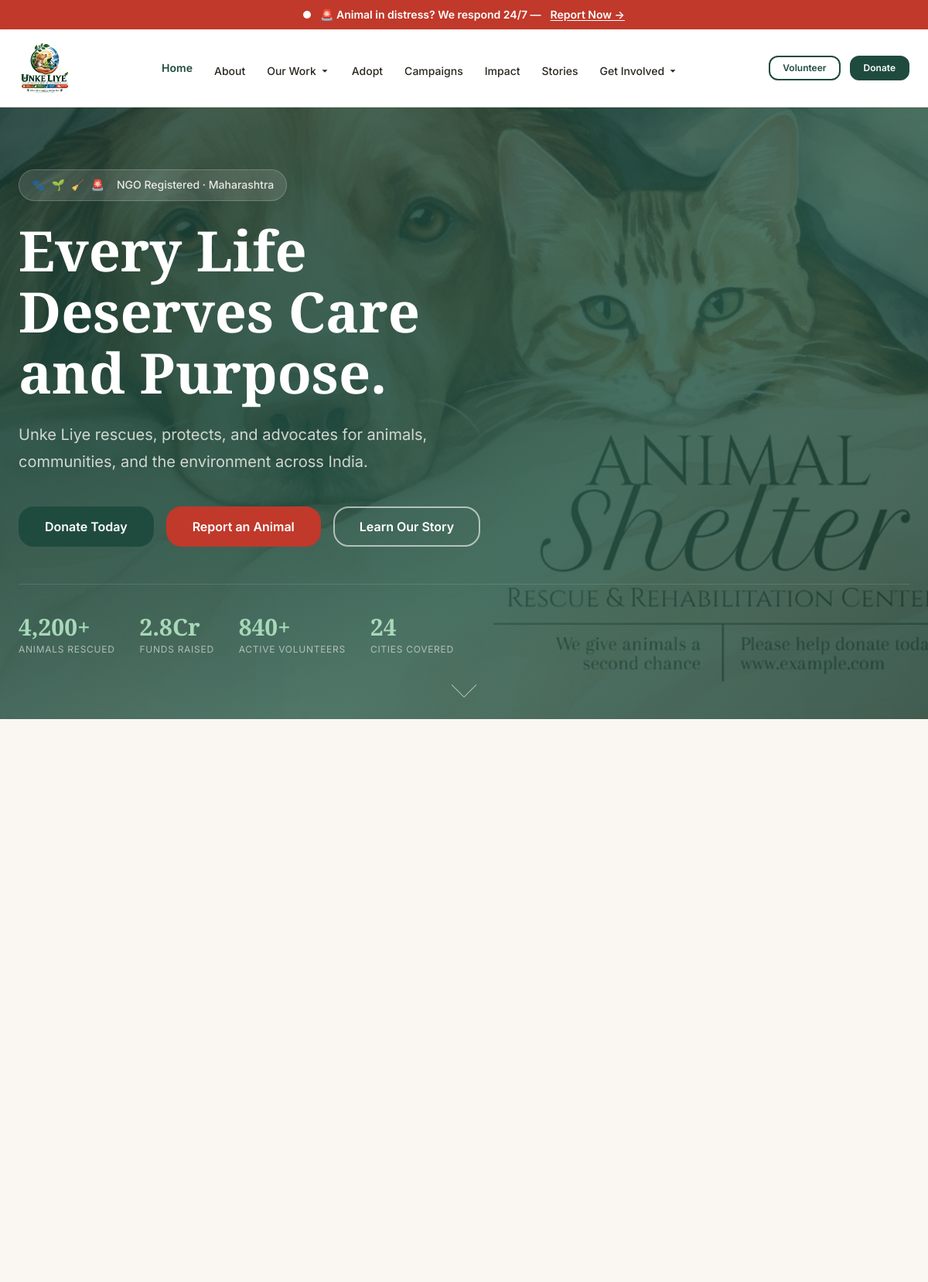
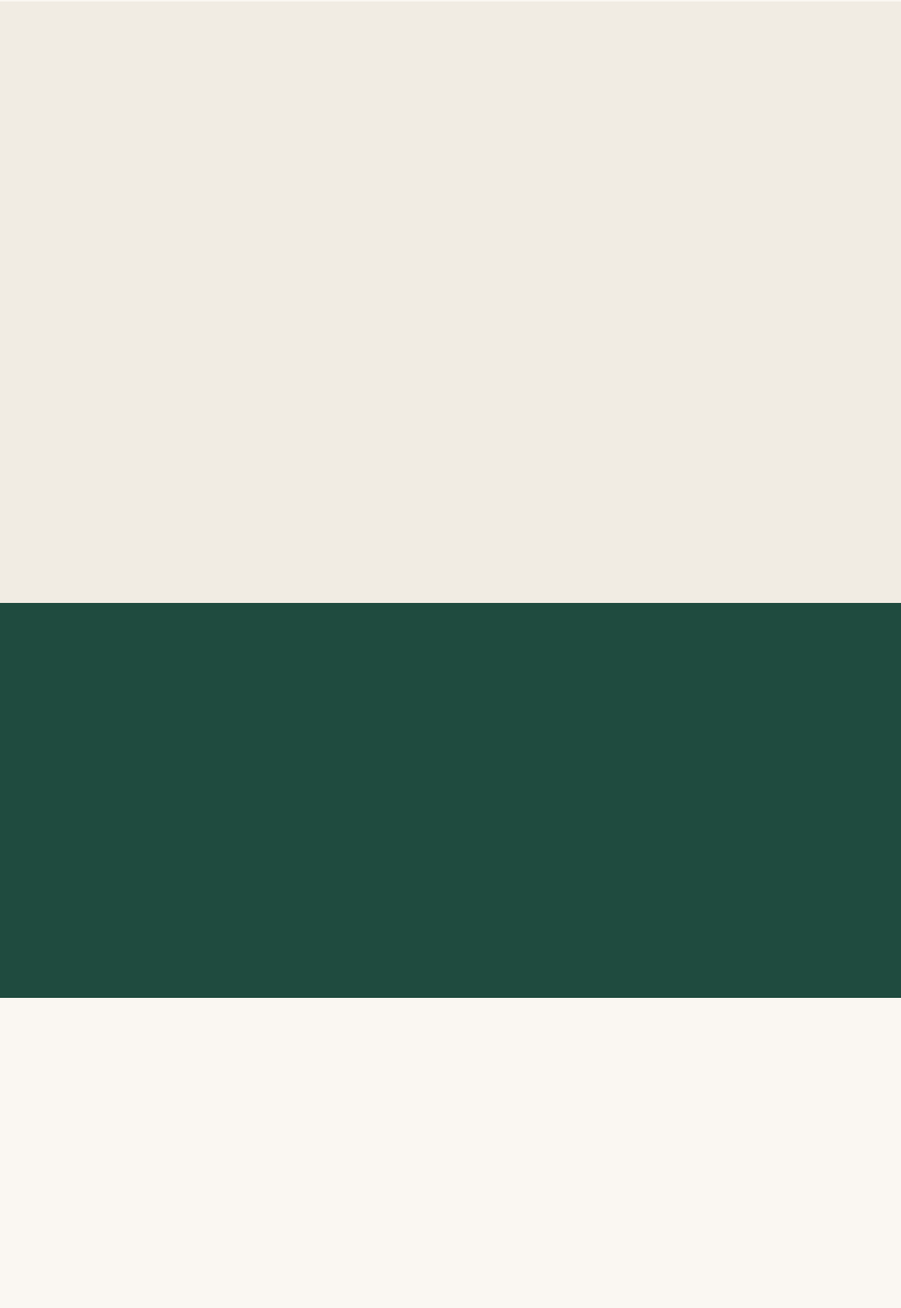
The page / (upper part) on the database its author committed (2 pictures, top to bottom).
### content_managerr/models.py (models this page shows, shortened)
class HomePageContent(models.Model):
    hero_heading = models.CharField(max_length=200, default='Every Life Deserves Care and Purpose.')
    hero_subheading = models.TextField(default='Unke Liye rescues, protects, and advocates for animals, communities, and the environment across India.')
    primary_cta_label = models.CharField(max_length=80, default='Donate Today')
    primary_cta_url = models.CharField(max_length=200, default='/donate')
    secondary_cta_label = models.CharField(max_length=80, default='Report an Animal')
    secondary_cta_url = models.CharField(max_length=200, default='/report-animal')
    stats_visible = models.BooleanField(default=True)
    stat1_number = models.CharField(max_length=40, default='4,200+')
    stat1_label = models.CharField(max_length=80, default='Animals Rescued')
    stat2_number = models.CharField(max_length=40, default='2.8Cr')
    stat2_label = models.CharField(max_length=80, default='Funds Raised')
    stat3_number = models.CharField(max_length=40, default='840+')
    stat3_label = models.CharField(max_length=80, default='Active Volunteers')
    stat4_number = models.CharField(max_length=40, default='24')
    stat4_label = models.CharField(max_length=80, default='Cities Covered')
    featured_campaigns_visible = models.BooleanField(default=True)
    featured_campaigns_heading = models.CharField(max_length=200, default='Campaigns Urgently Needing Support')
    updated_at = models.DateTimeField(auto_now=True)

### public/views.py (the view)
# urls.py: 2. Add a URL to urlpatterns:  path('', views.home, name='home')
def home(request):
    home_banner = Banner.objects.filter(page='home', is_active=True).first()
    homepage_content, _ = HomePageContent.objects.get_or_create(pk=1)
    numbers_data = numbers.objects.first()
    featured_stories = story.objects.filter(status='published').order_by('-created_at')[:3]
    return render(request, "public-temp/index.html", {
        "home_banner": home_banner,
        "homepage_content": homepage_content,
        "numbers_data": numbers_data,
        "featured_stories": featured_stories,
    })

### templates/public-temp/index.html (shortened to what this page needs)
{% load static %}
<!DOCTYPE html>
<html lang="en">
<head>
  <link rel="stylesheet" href="{% static 'public-assets/css/variables.css' %}" />
  <link rel="stylesheet" href="{% static 'public-assets/css/base.css' %}" />
  <link rel="stylesheet" href="{% static 'public-assets/css/components.css' %}" />
  <link rel="stylesheet" href="{% static 'public-assets/css/animations.css' %}" />
</head>
<body>
  <div class="emergency-bar" role="banner" aria-label="Emergency rescue alert">
    <span class="pulse-dot" aria-hidden="true"></span>
    <span>🚨 Animal in distress? We respond 24/7 —</span>
    <a href="{% url 'public:report_animal' %}" aria-label="Report an animal in need">Report Now →</a>
  </div>
  <header class="site-header" role="banner">
    <div class="container">
      <nav class="nav-inner" aria-label="Main navigation">
        <a href="{% url 'public:home' %}" class="nav-logo" aria-label="Unke Liye — Home"><img src="{% static 'public-assets/images/logo.png' %}" alt="Unke Liye"
            class="nav-logo-img" /></a>
        <ul class="nav-menu" role="list">
          <li class="nav-item"><a href="{% url 'public:home' %}" class="nav-link active">Home</a></li>
          <li class="nav-item"><a href="{% url 'public:about' %}" class="nav-link">About</a></li>
          <li class="nav-item">
            <a href="#" class="nav-link" aria-haspopup="true" aria-expanded="false">
              Our Work <svg viewBox="0 0 16 16" fill="currentColor" aria-hidden="true">
                <path d="M4 6l4 4 4-4" />
              </svg>
            </a>
          </li>
          <li class="nav-item"><a href="{% url 'public:adopt' %}" class="nav-link">Adopt</a></li>
          <li class="nav-item"><a href="{% url 'public:campaigns' %}" class="nav-link">Campaigns</a></li>
          <li class="nav-item"><a href="{% url 'public:impact' %}" class="nav-link">Impact</a></li>
          <li class="nav-item"><a href="{% url 'public:stories' %}" class="nav-link">Stories</a></li>
          <li class="nav-item">
            <a href="#" class="nav-link" aria-haspopup="true" aria-expanded="false">
              Get Involved <svg viewBox="0 0 16 16" fill="currentColor" aria-hidden="true">
                <path d="M4 6l4 4 4-4" />
              </svg>
            </a>
          </li>
        </ul>
        <div class="nav-actions">
          <a href="{% url 'public:volunteer' %}" class="btn btn--outline btn--sm" style="display:none"
            id="nav-volunteer-btn">Volunteer</a>
          <a href="{% url 'public:donate' %}" class="btn btn--primary btn--sm">Donate</a>
        </div>
      </nav>
    </div>
  </header>
  <div class="nav-mobile-panel" id="mobile-nav" role="dialog" aria-modal="true" aria-label="Navigation menu">
  </div>
  <main id="main-content">
    <section class="hero-home" aria-label="Hero">
      <div class="container hero-content">
        <div class="hero-eyebrow" aria-hidden="true">
          <span>🐾</span> <span>🌱</span> <span>🧹</span> <span>🚨</span>
          <span style="margin-left: var(--space-2)">NGO Registered · Maharashtra</span>
        </div>
        <h1>{{ homepage_content.hero_heading }}</h1>
        <p class="hero-tagline">{{ homepage_content.hero_subheading }}</p>
        <div class="hero-actions">
          <a href="{{ homepage_content.primary_cta_url }}" class="btn btn--primary btn--lg">
            {{ homepage_content.primary_cta_label }}
          </a>
          <a href="{{ homepage_content.secondary_cta_url }}" class="btn btn--urgent btn--lg">
            {{ homepage_content.secondary_cta_label }}
          </a>
          <a href="{% url 'public:about' %}" class="btn btn--outline-white btn--lg" style="display:none" id="hero-learn-more">
            Learn Our Story
          </a>
        </div>
        <div class="hero-stats" aria-label="Impact statistics" {% if not homepage_content.stats_visible %}hidden{% endif %}>
          <div class="hero-stat-item">
            <div class="hero-stat-number">{{ homepage_content.stat1_number }}</div>
            <div class="hero-stat-label">{{ homepage_content.stat1_label }}</div>
          </div>
          <div class="hero-stat-item">
            <div class="hero-stat-number">{{ homepage_content.stat2_number }}</div>
            <div class="hero-stat-label">{{ homepage_content.stat2_label }}</div>
          </div>
          <div class="hero-stat-item">
            <div class="hero-stat-number">{{ homepage_content.stat3_number }}</div>
            <div class="hero-stat-label">{{ homepage_content.stat3_label }}</div>
          </div>
          <div class="hero-stat-item">
            <div class="hero-stat-number">{{ homepage_content.stat4_number }}</div>
            <div class="hero-stat-label">{{ homepage_content.stat4_label }}</div>
          </div>
        </div>
      </div>
      <div class="scroll-indicator" aria-hidden="true">
        <div class="scroll-arrow"></div>
      </div>
    </section>
    <section class="section" aria-labelledby="missions-heading">
      <div class="container">
        <div class="pillars-grid">
        </div>
      </div>
    </section>
    <section class="section section--alt" aria-labelledby="stories-heading">
      <div class="container">
        <div class="stories-grid">
        </div>
      </div>
    </section>
    <section class="stats-section" aria-labelledby="stats-heading">
      <div class="container">
        <div class="stats-grid">
        </div>
      </div>
    </section>
    <section class="section" aria-labelledby="campaigns-heading">
      <div class="container">
        <div class="campaigns-grid">
        </div>
      </div>
    </section>
  </main>
</body>
</html>

### static/public-assets/css/variables.css (style rules this page uses)
:root { --color-bg: #FAF7F2; --color-surface: #FFFFFF; --color-surface-alt: #F1ECE3; --color-text: #2A2620; --color-text-muted: #6B6459; --color-border: #E4DCCE; --color-primary: #1F4B3F; --color-primary-dark: #163A31; --color-primary-light: #EAF2EE; --color-care: #C97C4D; --color-protect: #3E7D5C; --color-restore: #3D7A9E; --color-respond: #B4432E; --color-urgent: #C0392B; --color-urgent-dark: #9B2F22; --color-urgent-tint: #FBEAE7; --color-success: #2F7A4F; --color-warning: #B8860B; --color-error: #C0392B; --font-display: 'Playfair Display', Georgia, serif; --font-body: 'Inter', system-ui, -apple-system, sans-serif; --text-xs: 0.75rem; --text-sm: 0.875rem; --text-base: 1rem; --text-lg: 1.125rem; --text-xl: 1.25rem; --text-2xl: 1.5rem; --text-3xl: 1.875rem; --text-4xl: 2.25rem; --text-5xl: 3rem; --text-6xl: 3.75rem; --leading-tight: 1.2; --leading-snug: 1.375; --leading-normal: 1.6; --leading-relaxed: 1.75; --font-weight-normal: 400; --font-weight-medium: 500; --font-weight-semibold: 600; --font-weight-bold: 700; --space-1: 0.25rem; --space-2: 0.5rem; --space-3: 0.75rem; --space-4: 1rem; --space-5: 1.25rem; --space-6: 1.5rem; --space-8: 2rem; --space-10: 2.5rem; --space-12: 3rem; --space-16: 4rem; --space-20: 5rem; --space-24: 6rem; --space-32: 8rem; --radius-sm: 6px; --radius-md: 12px; --radius-lg: 20px; --radius-xl: 28px; --radius-full: 9999px; --shadow-xs: 0 1px 3px rgba(42,38,32,0.06); --shadow-sm: 0 2px 8px rgba(42,38,32,0.08); --shadow-md: 0 4px 16px rgba(42,38,32,0.10); --shadow-lg: 0 8px 32px rgba(42,38,32,0.12); --shadow-xl: 0 16px 48px rgba(42,38,32,0.14); --transition-fast: 150ms ease-out; --transition-base: 250ms ease-out; --transition-slow: 400ms ease-in-out; --transition-reveal: 600ms ease-in-out; --max-width: 1200px; --max-width-narrow: 800px; --max-width-wide: 1400px; --z-below: -1; --z-base: 0; --z-raised: 10; --z-sticky: 100; --z-overlay: 200; --z-modal: 300; --z-toast: 400; --z-top: 500; }

### static/public-assets/css/base.css (style rules this page uses)
*, *::before, *::after { box-sizing: border-box; margin: 0; padding: 0; }
html { font-size: 16px; scroll-behavior: smooth; -webkit-text-size-adjust: 100%; }
body { font-family: var(--font-body); font-size: var(--text-base); font-weight: var(--font-weight-normal); line-height: var(--leading-normal); color: var(--color-text); background-color: var(--color-bg); -webkit-font-smoothing: antialiased; -moz-osx-font-smoothing: grayscale; overflow-x: hidden; }
h1, h2, h3, h4, h5, h6 { font-family: var(--font-display); font-weight: var(--font-weight-bold); line-height: var(--leading-tight); color: var(--color-text); }
h1 { font-size: clamp(var(--text-3xl), 5vw, var(--text-5xl)); }
p { line-height: var(--leading-normal); color: var(--color-text); }
a { color: var(--color-primary); text-decoration: underline; text-underline-offset: 3px; transition: color var(--transition-base); }
ul, ol { padding-left: var(--space-6); line-height: var(--leading-relaxed); }
li + li { margin-top: var(--space-2); }
img, video, svg { display: block; max-width: 100%; height: auto; }
.container { width: 100%; max-width: var(--max-width); margin-inline: auto; padding-inline: var(--space-6); }
.section { padding-block: var(--space-20); }
.section--alt { background-color: var(--color-surface-alt); }

### static/public-assets/css/animations.css (style rules this page uses)
.page-transition { animation: fadeIn 0.4s ease-out; }

### rows shown on the page
HomePageContent: hero_heading "Every Life Deserves Care and Purpose.", hero_subheading "Unke Liye rescues, protects, and advocates for animals, communities, and the environment across India.", primary_cta_label "Donate Today", secondary_cta_label "Report an Animal", stat1_number "4,200+", stat1_label "ANIMALS RESCUED", stat2_number "2.8Cr", stat2_label "FUNDS RAISED", stat3_number "840+", stat3_label "ACTIVE VOLUNTEERS", stat4_number "24", stat4_label "CITIES COVERED"
